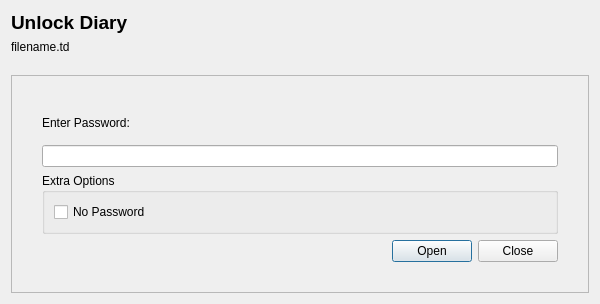
<?xml version="1.0" encoding="UTF-8"?>
<ui version="4.0">
 <class>DiaryUnlockWidget</class>
 <widget class="QWidget" name="DiaryUnlockWidget">
  <property name="geometry">
   <rect>
    <x>0</x>
    <y>0</y>
    <width>600</width>
    <height>304</height>
   </rect>
  </property>
  <property name="sizePolicy">
   <sizepolicy hsizetype="Fixed" vsizetype="Fixed">
    <horstretch>0</horstretch>
    <verstretch>0</verstretch>
   </sizepolicy>
  </property>
  <property name="minimumSize">
   <size>
    <width>600</width>
    <height>0</height>
   </size>
  </property>
  <property name="windowTitle">
   <string>DiaryUnlockWidget</string>
  </property>
  <layout class="QVBoxLayout" name="verticalLayout">
   <item>
    <widget class="QLabel" name="label_5">
     <property name="font">
      <font>
       <pointsize>14</pointsize>
      </font>
     </property>
     <property name="text">
      <string>&lt;b&gt;Unlock Diary&lt;/b&gt;</string>
     </property>
    </widget>
   </item>
   <item>
    <widget class="QLabel" name="filePath">
     <property name="text">
      <string>filename.td</string>
     </property>
     <property name="wordWrap">
      <bool>true</bool>
     </property>
    </widget>
   </item>
   <item>
    <spacer name="verticalSpacer">
     <property name="orientation">
      <enum>Qt::Vertical</enum>
     </property>
     <property name="sizeType">
      <enum>QSizePolicy::Fixed</enum>
     </property>
     <property name="sizeHint" stdset="0">
      <size>
       <width>20</width>
       <height>15</height>
      </size>
     </property>
    </spacer>
   </item>
   <item>
    <widget class="QStackedWidget" name="stackedWidget">
     <property name="frameShape">
      <enum>QFrame::StyledPanel</enum>
     </property>
     <widget class="QWidget" name="widget">
      <layout class="QVBoxLayout" name="verticalLayout_2">
       <property name="leftMargin">
        <number>30</number>
       </property>
       <property name="topMargin">
        <number>30</number>
       </property>
       <property name="rightMargin">
        <number>30</number>
       </property>
       <property name="bottomMargin">
        <number>30</number>
       </property>
       <item>
        <widget class="QLabel" name="label_4">
         <property name="text">
          <string>Enter Password:</string>
         </property>
        </widget>
       </item>
       <item>
        <widget class="PasswordLineEdit" name="lineEditPassword"/>
       </item>
       <item>
        <widget class="QGroupBox" name="groupBox">
         <property name="title">
          <string>Extra Options</string>
         </property>
         <layout class="QHBoxLayout" name="horizontalLayout_3">
          <item>
           <widget class="QCheckBox" name="checkBoxNoPassword">
            <property name="text">
             <string>No Password</string>
            </property>
           </widget>
          </item>
         </layout>
        </widget>
       </item>
       <item>
        <widget class="QDialogButtonBox" name="buttonBox">
         <property name="standardButtons">
          <set>QDialogButtonBox::Close|QDialogButtonBox::Open</set>
         </property>
         <property name="centerButtons">
          <bool>false</bool>
         </property>
        </widget>
       </item>
      </layout>
     </widget>
     <widget class="QWidget" name="page_2"/>
    </widget>
   </item>
  </layout>
 </widget>
 <customwidgets>
  <customwidget>
   <class>PasswordLineEdit</class>
   <extends>QLineEdit</extends>
   <header>gui/PasswordLineEdit.h</header>
  </customwidget>
 </customwidgets>
 <resources/>
 <connections/>
</ui>
